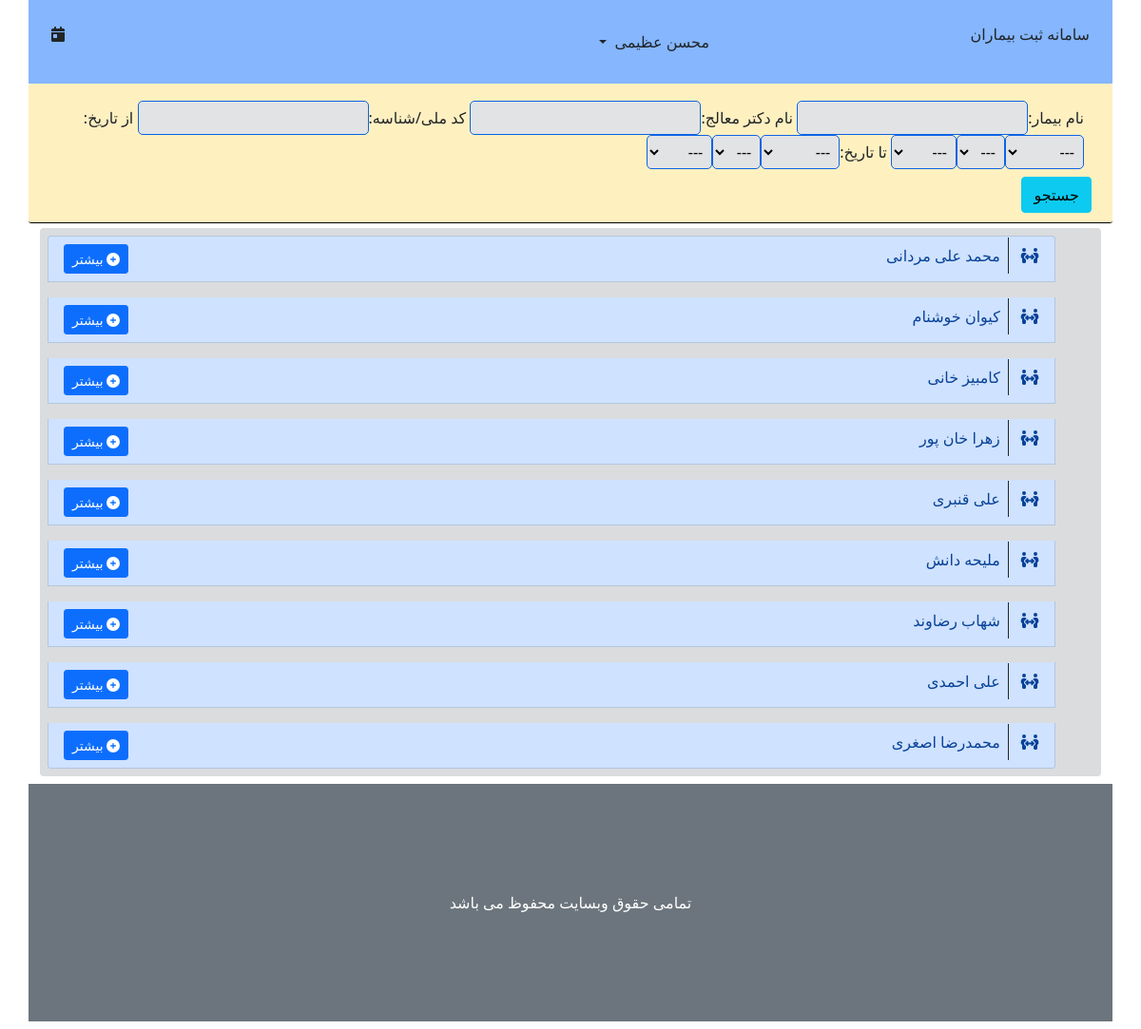
/patient/ (signed in), run on the app's committed database.
### account/models.py (models this page shows, shortened)
class profile(models.Model):
    class Meta:
        verbose_name = 'ساخت حساب دکتر'
        verbose_name_plural = 'ساخت حساب دکتر'
    user = models.OneToOneField(User, on_delete=models.CASCADE, verbose_name='حساب کاربری', null=True)
    fullname = models.CharField('نام کامل', max_length=120, default='')
    age = models.IntegerField('سن', null=True)
    city = models.CharField('شهر', max_length=50, null=True)
    phone = models.CharField('تلفن', max_length=12, null=True)
    Secretary, Doctor, AdminSystem = 0, 1, 2
    role_list = [(Secretary, 'منشی (سطح 0)'), (Doctor, 'دکتر (سطح 1)'), (AdminSystem, 'ادمین سیستم (سطح 3)')]
    role = models.IntegerField(choices=role_list, null=True, default=0, blank=True)
    General, Specialist, SuperSpecialist = 0, 1, 2
    deg = [(General, 'عمومی'), (Specialist, 'تخصص'), (SuperSpecialist, 'فوق تخصص')]
    degree = models.IntegerField('درجه تحصیلی', choices=deg, null=True, blank=True)
    title = models.CharField('عنوان دکتر', null=True, max_length=50)
    address = models.TextField('آدرس', null=True)

### visit/models.py (models this page shows, shortened)
class Patient(models.Model):
    class Meta:
        verbose_name = 'بیمار'
        verbose_name_plural = 'بیمار'
    file_number = models.CharField(primary_key=True, max_length=10, verbose_name='کد ملی/شناسه')
    fullname = models.CharField('نام کامل', max_length=120)
    age = models.DateTimeField('تاریخ تولد', null=True)
    doctor = models.ForeignKey('account.profile', on_delete=models.DO_NOTHING, verbose_name='دکتر', null=True)
    phone = models.CharField('تلفن', max_length=11, null=True)

### visit/views.py (the view)
# urls.py: path('patient/', show_patient, name='show_patient'),
@login_required
def show_patient(request):
    if request.user.profile.role == 2:
        patient_list = Patient.objects.all()
    elif request.user.profile.role == 1:
        patient_list = Patient.objects.filter(doctor__user_id=request.user.id)
    else:
        patient_list = []
    search_form = SearchPatient(request.GET)
    if search_form.is_valid():
        patient_name = search_form.cleaned_data['patient_name']
        doctor_name = search_form.cleaned_data['doctor_name']
        national_id = search_form.cleaned_data['national_id']
        patient_list = patient_list.filter(fullname__contains=patient_name)
        patient_list = patient_list.filter(doctor__fullname__contains=doctor_name)
        patient_list = patient_list.filter(file_number__contains=national_id)
    else:
        patient_list = Patient.objects.all()
    context = {
        'patient': patient_list,
        'count': patient_list.__len__(),
        'date': time_now,
        'search_form': search_form
    }
    return render(request, 'visit/show_patient.html', context)

### visit/forms.py
class SearchPatient(forms.Form):
    patient_name = forms.CharField(max_length=100, required=False, label='نام بیمار')
    doctor_name = forms.CharField(max_length=100, required=False, label='نام دکتر معالج')
    national_id = forms.CharField(max_length=10, required=False, label='کد ملی/شناسه')
    begin_date = forms.DateTimeField(label='از تاریخ', required=False, widget=SelectDateWidget)
    end_date = forms.DateTimeField(label='تا تاریخ', required=False, widget=SelectDateWidget)

### visit/templates/visit/show_patient.html (shortened to what this page needs)
{% extends "visit/_base.html" %}
{% block main %}
    <div class="row bg-warning bg-opacity-25 search">
        <form action="" method="get">
            <div class="col-12 m-2">
                {{ search_form.as_table }}
            </div>
            <button type="submit" class="btn btn-info">جستجو</button>
        </form>
    </div>
    <ul class="list-group text-end bg-secondary bg-opacity-25">
        {% if patient %}
            {% for people in patient %}
                <li class="list-group-item list-group-item-primary m-2">
                    <i class="fa fa-people-arrows"></i>
                    <span class="border-end border-dark p-2 m-2">{{ people.fullname }}</span>
                    <button type="button" class="btn btn-primary btn-sm float-start">
                        <a href="{% url "visit:patient_detail" fileNumber=people.file_number %}" class="text-decoration-none text-white">
                            <i class="fa fa-plus-circle"></i>
                            بیشتر
                        </a>
                    </button>
                </li>
            {% endfor %}
        {% else %}
            <p class="alert-danger">بیماری موجود نیست</p>
        {% endif %}
    </ul>
{% endblock %}

### visit/templates/visit/_base.html (shortened to what this page needs)
{% load static %}
<!DOCTYPE html>
<html lang="en">
<head>
    <link rel="stylesheet" href="{% static "visit/css/bootstrap.css" %}">
    <link rel="stylesheet" href="{% static "visit/css/all.css" %}">
</head>
<body style="direction: rtl">
<div class="container">
    <div class="header">
        <div class="row bg-primary bg-opacity-50">
            <div class="col-4 text-end my p-4">
                <a href="{% url "visit:main_page" %}" class="text-decoration-none text-dark">سامانه ثبت بیماران</a>
            </div>
            <div class="col-2 my p-4">
                <a class="nav-link dropdown-toggle text-dark" data-bs-toggle="dropdown" href="#" role="button" aria-expanded="false">
                    {% if user.profile.fullname == "" %}
                        <span class="p-1"> {{ user.get_username }}</span>
                    {% else %}
                        <span class="p-1">{{ user.profile.fullname }}</span>
                    {% endif %}
                </a>
            </div>
            <div class="col-2 my p-4"></div>
            <div class="col-4 text-start my p-4">
                <i class="fa fa-calendar-day"></i>
            </div>
        </div>
    </div>
    <div class="content">
        {% block main %}
        {% endblock %}
    </div>
    <div class="footer">
         <div class="row align-items-center bg-secondary my-2" style="height: 250px">
            <span class="text-center text-white">تمامی حقوق وبسایت محفوظ می باشد</span>
         </div>
    </div>
</div>
</body>
</html>

### visit/static/visit/css/all.css (style rules this page uses)
.fa-calendar-day:before { content: "\f783"; }
.fa-people-arrows:before { content: "\e068"; }

### visit/templates/visit/_base.html (style rules this page uses)
input, select, textarea { background: #e2e3e5; direction: rtl; padding: 5px; border: 1px solid #0c63e4; border-radius: 5px; //width: 100%; }

### visit/templates/visit/show_patient.html (style rules this page uses)
.search { padding: 10px; margin-bottom: 5px; border-bottom: 1px solid #000; border-radius: 3px; }

### data on the page
Patient: fullname "محمد علی مردانی"
Patient: fullname "کیوان خوشنام"
Patient: fullname "کامبیز خانی"
Patient: fullname "زهرا خان پور"
Patient: fullname "علی قنبری"
Patient: fullname "ملیحه دانش"
Patient: fullname "شهاب رضاوند"
Patient: fullname "علی احمدی"
Patient: fullname "محمدرضا اصغری"

### other printed values
{{ user.profile.fullname }} "محسن عظیمی"
